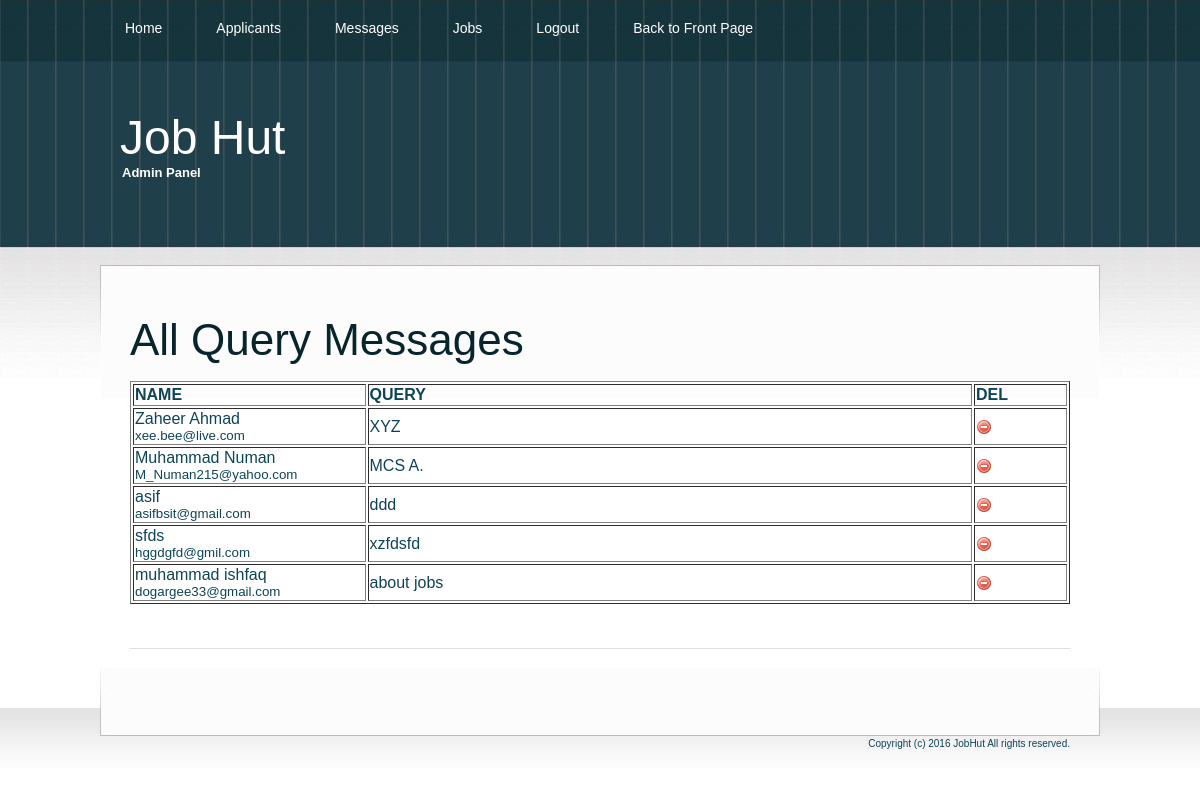
/admin/query.php (signed in), run on the app's committed database.
### tables this page shows
CREATE TABLE IF NOT EXISTS `contact` (
  `cont_id` int(4) NOT NULL AUTO_INCREMENT,
  `cont_fnm` varchar(30) NOT NULL,
  `cont_email` varchar(30) NOT NULL,
  `cont_query` varchar(300) NOT NULL,
  PRIMARY KEY (`cont_id`)
);

### admin/query.php (the view, shortened to what this page needs)
<html xmlns="http://www.w3.org/1999/xhtml">
<head>
<?php
include("includes/head.inc.php");
?>
</head>
<body>
<div id="header-wrapper">
	<div id="header">
	<div id="menu">
		<?php
		include("includes/menu.inc.php");
		?>
		</div>
	</div>
</div>
<div id="logo">
	<?php
	include("includes/logo.inc.php");
	?>
	</div>
<div id="wrapper">
	<div id="page">
		<div id="page-bgtop">
		<div class="post">
			<h1 class="title">All Query Messages</h1>
			<div class="entry">
			<br>
			<table border="1" width="100%">
			<tr>
			<td width="25%"><b>NAME</b></td>
			<td width="65%"><b>QUERY</b></td>
			<td width="10%"><b>DEL</b></td>
			</tr>
			<?php
			require("../includes/connect.php");
			$q="select * from contact";
			$res=mysql_query($q,$link)or die("can not connect");
			while($row=mysql_fetch_assoc($res))
			{
				echo'
						<tr>
						<td>
						'.$row['cont_fnm'].'<br><small>'.$row['cont_email'].'</small><br></td>
						<td>'.$row['cont_query'].'</td>
						<td><a href="query_delete.php?cat='.$row['cont_fnm'].'"><img src = "images/delete.png"></a></td>
						</tr>
				';
			}
			?>
			</table>
			</div>
			<p class="meta"></p>
		</div>
	</div>
			<div style="clear: both;">&nbsp;</div>
		</div>
	</div>
<div id="footer-bgcontent">
	<div id="footer">
		<?php
		include("includes/footer.inc.php");
		?>
	</div>
</div>
</body>
</html>

### admin/style.css (style rules this page uses)
body { margin: 0px; padding: 0; background: url(images/img01.jpg) repeat-x left top; font-family: Arial, Helvetica, sans-serif; font-size: 12px; color: #0E4456; }
h1, h2, h3 { margin: 0; font-weight: normal; color: #08252E; }
h1 { font-size: 44px; }
p, ul, ol { margin-top: 0; line-height: 220%; text-align: justify; }
a { color: #842946; }
a img { border: none; }
#wrapper { margin: 0px; padding: 30px 0px 0px 0px; }
#header-wrapper { margin: 0px; padding: 0px; }
#header { width: 1000px; height: 60px; margin: 0 auto; }
#menu { float: left; width: 690px; height: 60px; }
#page { width: 1000px; margin: 0 auto; padding: 0px; background: url(images/img04.jpg) no-repeat left bottom; }
#page-bgtop { padding: 50px 30px 0px 30px; background: url(images/img05.jpg) no-repeat left top; }
#logo { width: 1000px; height: 175px; margin: 0 auto; }
.post { margin-bottom: 45px; border-bottom: 1px solid #DFDFDF; }
.post .title { height: 30px; color: #08252E; }
.post .meta { margin-left: 2px; padding: 2px 30px 2px 16px; font-family: Arial, Helvetica, sans-serif; font-weight: normal; font-size: 10px; color: #66665E; }
.post .entry { padding: 10px 0 30px 0; }
#footer-bgcontent { margin: 0px; padding: 0px; height: 60px; background: url(images/img02.jpg) repeat-x left top; }
#footer { width: 1000px; height: 29px; margin: 0 auto; padding-top: 30px; background: url(images/img03.jpg) no-repeat left top; }

### data on the page
contact: cont_fnm "Zaheer Ahmad", cont_email "xee.bee@live.com", cont_query "XYZ"
contact: cont_fnm "Muhammad Numan", cont_email "M_Numan215@yahoo.com", cont_query "MCS A."
contact: cont_fnm "asif", cont_email "asifbsit@gmail.com", cont_query "ddd"
contact: cont_fnm "sfds", cont_email "hggdgfd@gmil.com", cont_query "xzfdsfd"
contact: cont_fnm "muhammad ishfaq", cont_email "dogargee33@gmail.com", cont_query "about jobs"
